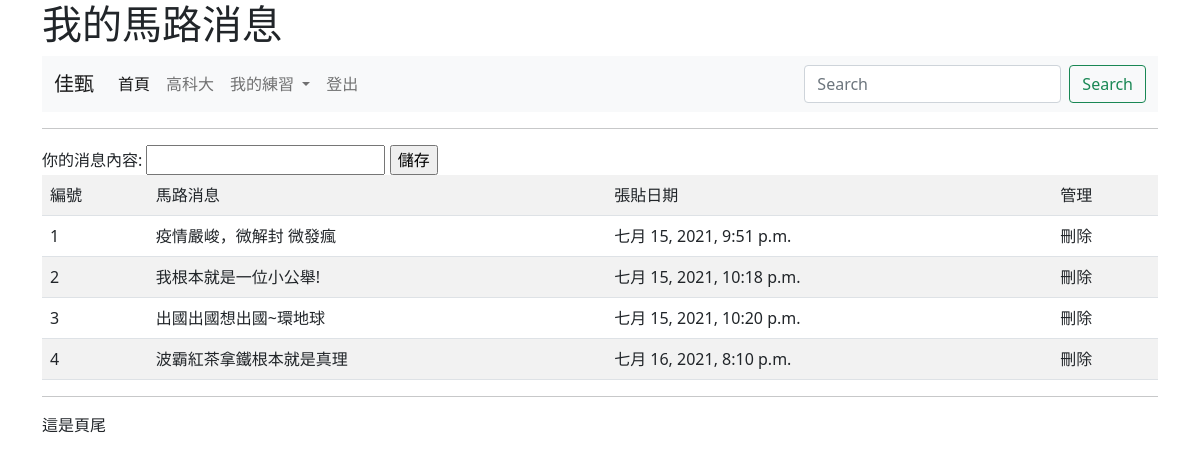
/note/ (signed in), run on the app's committed database.
### mysite/models.py (models this page shows, shortened)
class Note(models.Model):
	title = models.CharField(max_length=200)
	pub_date = models.DateTimeField(default=timezone.now)

### mysite/views.py (the view)
# urls.py: path('note/', views.note),
def note(request):
	notes = Note.objects.all()
	return render(request,"note.html",locals())

### templates/note.html (shortened to what this page needs)
{% extends "base.html" %}
{% block main %}
	<hr>
	<form action="/addnote/" method=POST>
		你的消息內容: <input name="title" type=text size=20>
		<input type=submit value="儲存">
	</form>
	<table class="table table-striped">
		<tr>
			<td>編號</td><td>馬路消息</td><td>張貼日期</td>
			{% if request.user.is_superuser %}
			<td>管理</td>
			{% endif %}
		</tr>
	{% for note in notes %}
		<tr>
	   		<td>{{ note.id }} </td>
	   		<td>
	   			{{ note.title }}
	   		</td>
	   		<td>{{ note.pub_date }} </td>
	   		{% if request.user.is_superuser %}
			<td>刪除</td>
			{% endif %}
	   	</tr>
	{% endfor %}
	</table>
{% endblock %}

### templates/menu.html (shortened to what this page needs)
<nav class="navbar navbar-expand-lg navbar-light bg-light">
  <div class="container-fluid">
    <a class="navbar-brand" href="#">
      {%if request.user.is_authenticated %}
        {{ request.user.first_name }}
      {% else %}
        未登入訪客
      {% endif %}
    </a>
    <div class="collapse navbar-collapse" id="navbarSupportedContent">
      <ul class="navbar-nav me-auto mb-2 mb-lg-0">
        <li class="nav-item">
          <a class="nav-link active" aria-current="page" href="#">首頁</a>
        </li>
        <li class="nav-item">
          <a class="nav-link" href="#">高科大</a>
        </li>
        <li class="nav-item dropdown">
          <a class="nav-link dropdown-toggle" href="#" id="navbarDropdown" role="button" data-bs-toggle="dropdown" aria-expanded="false">
            我的練習
          </a>
        </li>
        {% if request.user.is_authenticated %}
          <li class="nav-item">
            <a class="nav-link " href="/logout/" tabindex="-1" >登出</a>
          </li>
        {% else %}
          <li class="nav-item">
            <a class="nav-link " href="/admin/login/?next=/" tabindex="-1" >登入</a>
          </li>
        {% endif %}
      </ul>
      <form class="d-flex">
        <input class="form-control me-2" type="search" placeholder="Search" aria-label="搜尋">
        <button class="btn btn-outline-success" type="submit">Search</button>
      </form>
    </div>
  </div>
</nav>

### data on the page
Note: id "1", title "疫情嚴峻，微解封 微發瘋", pub_date "七月 15, 2021, 9:51 p.m."
Note: id "2", title "我根本就是一位小公舉!", pub_date "七月 15, 2021, 10:18 p.m."
Note: id "3", title "出國出國想出國~環地球", pub_date "七月 15, 2021, 10:20 p.m."
Note: id "4", title "波霸紅茶拿鐵根本就是真理", pub_date "七月 16, 2021, 8:10 p.m."

### other printed values
{{ request.user.first_name }} "佳甄"
